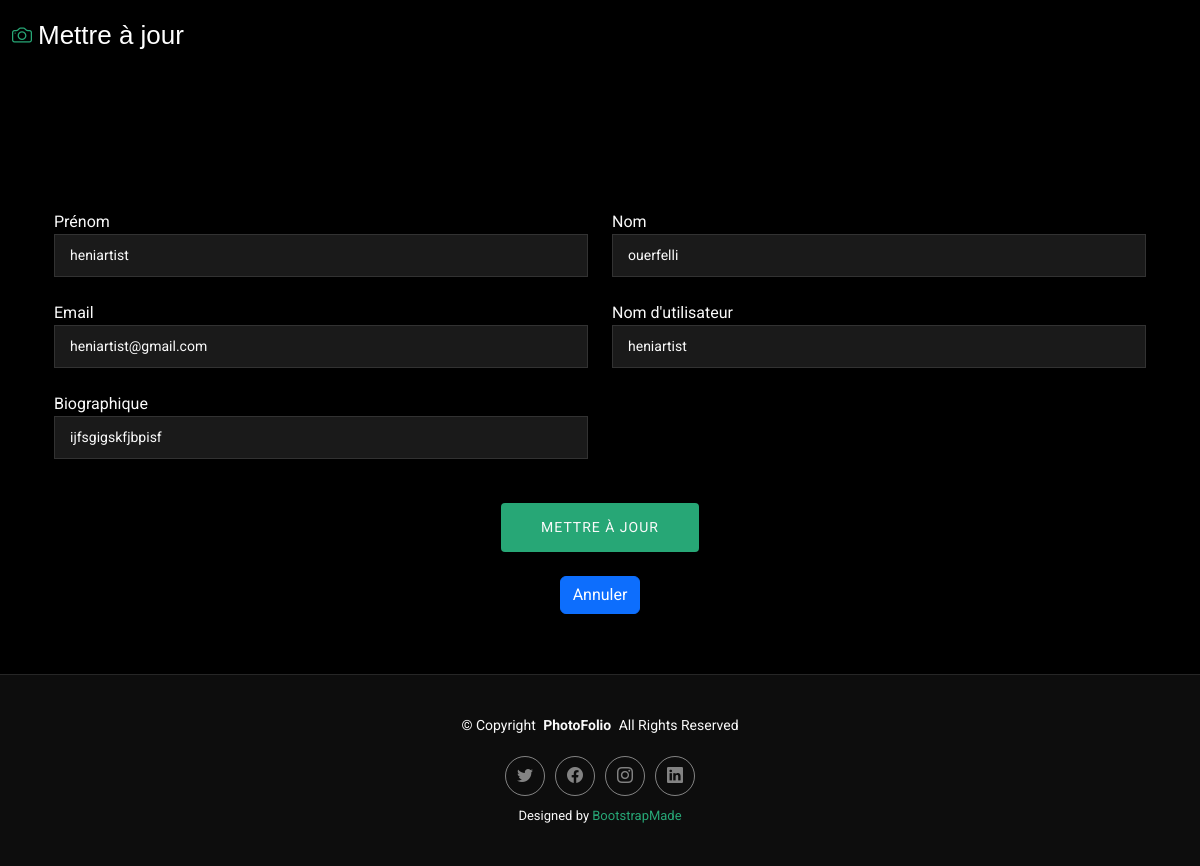
Page /update/10/ (signed in) on the committed database.
### users/models.py (models this page shows, shortened)
class User(AbstractUser):
    biography = models.TextField(blank=True, null=True,help_text="Une brève biographie ou description")
    first_name = models.CharField(max_length=30, validators=[only_Letters])
    last_name = models.CharField(max_length=30, validators=[only_Letters])
    email = models.EmailField(unique=True,validators=[Email_Valide])
    username = models.CharField(max_length=50, unique=True)
    USERNAME_FIELD="username"
    is_artist = models.BooleanField(default=False, help_text="Indique si l'utilisateur est un artiste")
    class Meta:
        verbose_name = "User"

### users/views.py (the view, shortened to what this page needs)
# urls.py: path('update/<int:pk>/', UserUpdateView.as_view(), name='user_update'),
class UserUpdateView(LoginRequiredMixin,UpdateView):
    model = User
    form_class = CustomUserChangeForm
    template_name = 'update.html'
    success_url = reverse_lazy('user_details')
    def get_object(self, queryset=None):
        return self.request.user

### users/forms.py (shortened to what this page needs)
class CustomUserChangeForm(UserChangeForm):
    class Meta:
        model = User
        fields = ['first_name', 'last_name', 'email', 'username','biography']

### users/templates/update.html (shortened to what this page needs)
{% load static %}
<!DOCTYPE html>
<html lang="fr">
<head>
  <link href="{% static 'assets/vendor/bootstrap/css/bootstrap.min.css' %}" rel="stylesheet">
  <link href="{% static 'assets/vendor/bootstrap-icons/bootstrap-icons.css' %}" rel="stylesheet">
  <link href="{% static 'assets/vendor/aos/aos.css' %}" rel="stylesheet">
  <link href="{% static 'assets/vendor/glightbox/css/glightbox.min.css' %}" rel="stylesheet">
  <link href="{% static 'assets/vendor/swiper/swiper-bundle.min.css' %}" rel="stylesheet">
  <link href="{% static 'assets/css/main.css' %}" rel="stylesheet">
</head>
<body class="index-page">
  <header id="header" class="header d-flex align-items-center sticky-top">
    <div class="container-fluid position-relative d-flex align-items-center justify-content-between">
        <a href="{% url 'list_arts' %}" class="logo d-flex align-items-center me-auto me-xl-0">
            <i class="bi bi-camera"></i>
            <h1 class="sitename">Mettre à jour</h1>
        </a>
    </div>
  </header>
  <main class="main">
    <div class="container mt-5">
      <section id="contact" class="contact section">
        <div class="container aos-init aos-animate" data-aos="fade-up" data-aos-delay="100">
          <div class="info-wrap aos-init aos-animate" data-aos="fade-up" data-aos-delay="200">
            <div class="row gy-5">
            </div>
          </div>
          <form method="post" class="php-email-form aos-init aos-animate" data-aos="fade-up" data-aos-delay="300">
            <div class="row gy-4">
              <div class="col-md-6">
                <label for="first_name">Prénom</label>
                <input type="text" name="first_name" class="form-control" placeholder="Prénom" value="{{ form.first_name.value }}">
              </div>
              <div class="col-md-6">
                <label for="last_name">Nom</label>
                <input type="text" name="last_name" class="form-control" placeholder="Nom" value="{{ form.last_name.value }}">
              </div>
              <div class="col-md-6">
                <label for="email">Email</label>
                <input type="email" name="email" class="form-control" placeholder="Email" value="{{ form.email.value }}">
              </div>
              <div class="col-md-6">
                <label for="username">Nom d'utilisateur</label>
                <input type="text" name="username" class="form-control" placeholder="Nom d'utilisateur" value="{{ form.username.value }}">
              </div>
              <div class="col-md-6">
                <label for="biography">Biographique</label>
                <input type="text" name="biography" class="form-control" placeholder="Biographique" value="{{ form.biography.value }}">
              </div>
              <div class="col-md-12 text-center">
                <button type="submit" class="btn btn-primary">Mettre à jour</button>
            </div>
            <div class="col-md-12 text-center">
              {% url 'user_details' user.pk as cancel_url %}
              <button type="button" class="btn btn-primary" onclick="window.location.href='{{ cancel_url }}'">Annuler</button>
          </div>
          </form>
        </div>
      </section>
    </div>
  </main>
  <footer id="footer" class="footer">
    <div class="container">
      <div class="copyright text-center">
        <p>© <span>Copyright</span> <strong class="px-1 sitename">PhotoFolio</strong> <span>All Rights Reserved</span></p>
      </div>
      <div class="social-links d-flex justify-content-center">
        <a href="#"><i class="bi bi-twitter"></i></a>
        <a href="#"><i class="bi bi-facebook"></i></a>
        <a href="#"><i class="bi bi-instagram"></i></a>
        <a href="#"><i class="bi bi-linkedin"></i></a>
      </div>
      <div class="credits">
        Designed by <a href="https://bootstrapmade.com/">BootstrapMade</a>
      </div>
    </div>
  </footer>
</body>
</html>

### static/assets/css/main.css (style rules this page uses)
:root { --default-font: "Roboto", system-ui, -apple-system, "Segoe UI", Roboto, "Helvetica Neue", Arial, "Noto Sans", "Liberation Sans", sans-serif, "Apple Color Emoji", "Segoe UI Emoji", "Segoe UI Symbol", "Noto Color Emoji"; --heading-font: "Cardo", sans-serif; --nav-font: "Inter", sans-serif; }
:root { --background-color: #000000; --default-color: #fafafa; --heading-color: #ffffff; --accent-color: #27a776; --surface-color: #1a1a1a; --contrast-color: #ffffff; }
:root { --nav-color: rgba(255, 255, 255, 0.5); --nav-hover-color: #ffffff; --nav-mobile-background-color: #1a1a1a; --nav-dropdown-background-color: #1a1a1a; --nav-dropdown-color: rgba(255, 255, 255, 0.5); --nav-dropdown-hover-color: #ffffff; }
:root { scroll-behavior: smooth; }
body { color: var(--default-color); background-color: var(--background-color); font-family: var(--default-font); }
a { color: var(--accent-color); text-decoration: none; transition: 0.3s; }
h1, h2, h3, h4, h5, h6 { color: var(--heading-color); font-family: var(--heading-font); }
.header { color: var(--default-color); background-color: var(--background-color); padding: 20px 0; transition: all 0.5s; z-index: 997; border-bottom: 1px solid var(--background-color); }
.header .logo { line-height: 1; }
.header .logo h1 { font-size: 32px; margin: 0; font-weight: 400; color: var(--heading-color); }
.header .logo i { font-size: 28px; margin-right: 6px; }
@media (max-width: 1200px) { .header .logo { order: 1; } }
@media (max-width: 1200px) { .header .logo h1 { font-size: 26px; } }
@media (max-width: 1200px) { .header .logo i { font-size: 20px; } }
.footer { --background-color: color-mix(in srgb, var(--default-color), transparent 95%); border-top: 1px solid color-mix(in srgb, var(--default-color), transparent 90%); color: var(--default-color); background-color: var(--background-color); font-size: 14px; padding: 40px 0; position: relative; }
.footer .copyright p { margin-bottom: 0; }
.footer .social-links { margin-top: 20px; }
.footer .social-links a { display: flex; align-items: center; justify-content: center; width: 40px; height: 40px; border-radius: 50%; border: 1px solid color-mix(in srgb, var(--default-color), transparent 50%); font-size: 16px; color: color-mix(in srgb, var(--default-color), transparent 50%); margin: 0 5px; transition: 0.3s; }
.footer .credits { margin-top: 10px; font-size: 13px; text-align: center; }
section, .section { color: var(--default-color); background-color: var(--background-color); padding: 60px 0; scroll-margin-top: 100px; overflow: clip; }
.contact .info-wrap { margin-bottom: 30px; }
.contact .php-email-form input[type=text], .contact .php-email-form input[type=email], .contact .php-email-form textarea { font-size: 14px; padding: 10px 15px; box-shadow: none; border-radius: 0; color: var(--default-color); background-color: var(--surface-color); border-color: color-mix(in srgb, var(--default-color), transparent 80%); }
.contact .php-email-form input[type=text]::placeholder, .contact .php-email-form input[type=email]::placeholder, .contact .php-email-form textarea::placeholder { color: color-mix(in srgb, var(--default-color), transparent 70%); }
.contact .php-email-form button[type=submit] { color: var(--default-color); background: var(--accent-color); font-weight: 400; font-size: 14px; display: inline-block; margin-top: 20px; padding: 14px 40px; border: 0; border-radius: 4px; transition: 0.5s; text-transform: uppercase; letter-spacing: 1px; }

### rows in the picture
User: first_name "heniartist", last_name "ouerfelli", email "heniartist@gmail.com", username "heniartist", biography "ijfsgigskfjbpisf"
